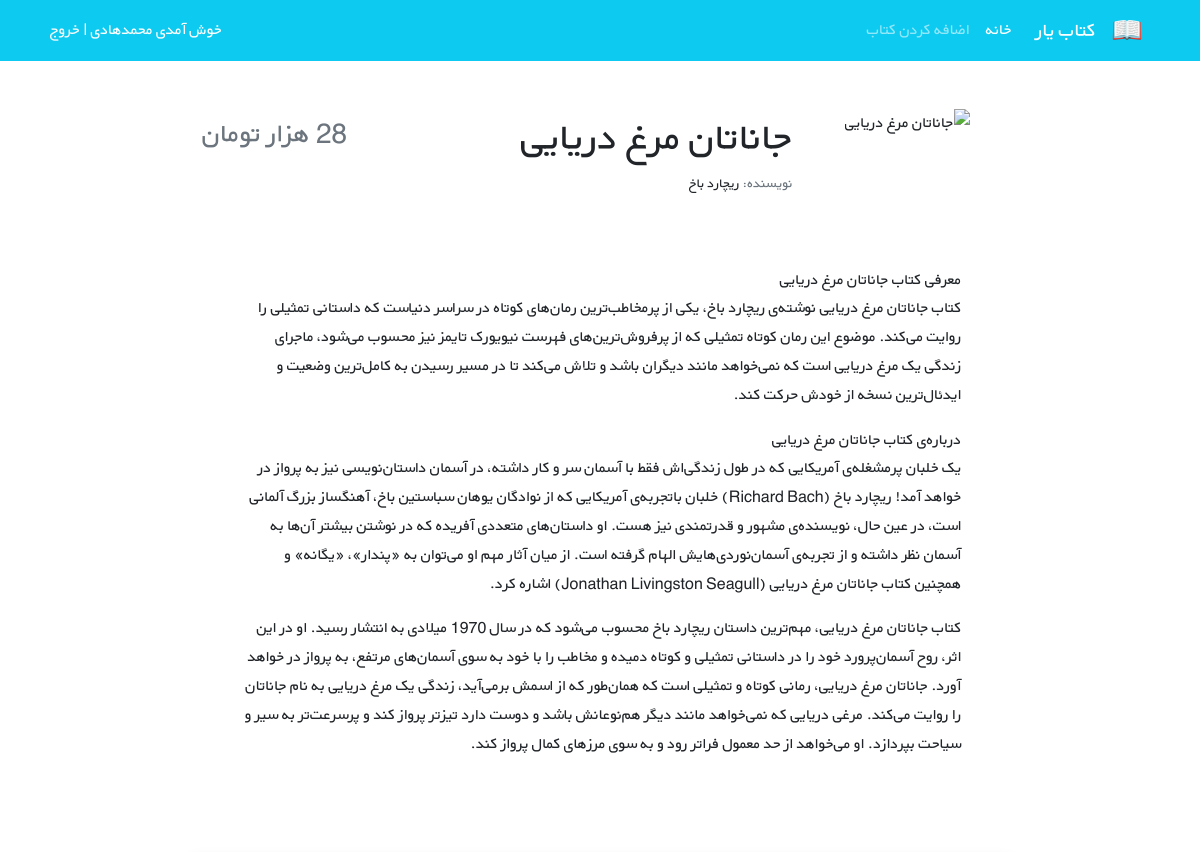
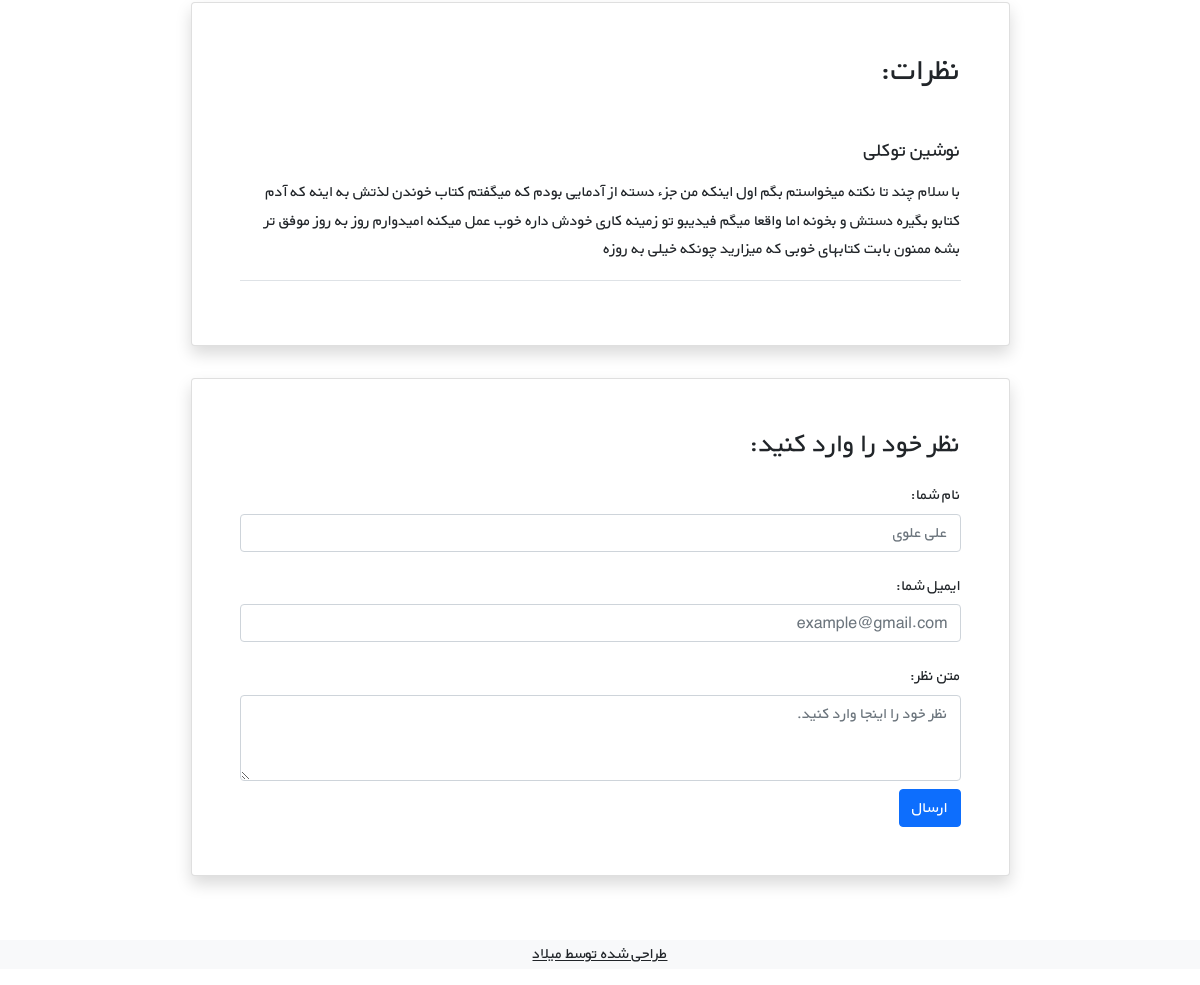
The page /books/2/ on the database its author committed (2 pictures, top to bottom).
### books/models.py (models this page shows, shortened)
class Book(models.Model):
    title = models.CharField(max_length=200)
    author = models.CharField(max_length=200)
    content = models.TextField()
    price = models.IntegerField()

### books/views.py (the view)
# urls.py: path('<int:pk>/', BookDetailView.as_view(), name='book_detail'),
class BookDetailView(generic.DetailView):
    model = Book
    template_name = 'books/book_detail.html'

### books/templates/books/book_detail.html (shortened to what this page needs)
{% extends 'base.html' %}
{% block content %}
    <div class="container mt-5" dir="rtl">
        <div class="">
            <div class="">
                <div class="d-flex justify-content-center">
                    <div class="row w-sm-75 w-100">
                        <div class="col-xs-12 col-md-3 d-flex justify-content-center">
                            <div>
                                <img src="https://newcdn.fidibo.com/images/books/65579_50411_normal.jpg"
                                     class="img-fluid rounded-start" alt="{{ book.title }}">
                            </div>
                        </div>
                        <div class="col-xs-12 col-md-6 text-center text-md-end mt-md-1 mt-4">
                            <h1>{{ book.title }}</h1>
                            <h5 class="small my-1"><span class="text-muted">نویسنده: </span>{{ book.author }}</h5>
                        </div>
                        <div class="col-xs-12 col-md-3 d-flex flex-column">
                            <h3 class="align-self-center pt-2 text-muted align-self-md-end">
                                {{ book.price }} هزار تومان
                            </h3>
                        </div>
                    </div>
                </div>
                <div class="d-flex justify-content-center">
                    <div class="my-3 p-5 w-sm-75 w-100">
                        {{ book.content|linebreaks }}
                    </div>
                </div>
                <div class="d-flex justify-content-center">
                    <div class="card shadow my-3 p-5 w-sm-75 w-100">
                        <h2 class="mb-5">نظرات:</h2>
                        <div class="border-bottom mb-3">
                            <h5 class="mb-3">نوشین توکلی</h5>
                            <p>با سلام چند تا نکته میخواستم بگم اول اینکه من جزء دسته از آدمایی بودم که میگفتم کتاب
                                خوندن لذتش
                                به اینه که آدم کتابو بگیره دستش و بخونه اما واقعا میگم فیدیبو تو زمینه کاری خودش داره
                                خوب عمل
                                میکنه امیدوارم روز به روز موفق تر بشه ممنون بابت کتابهای خوبی که میزارید چونکه خیلی به
                                روزه</p>
                        </div>
                    </div>
                </div>
                <div class="d-flex justify-content-center">
                    <div class="card shadow my-3 p-5 w-sm-75 w-100">
                        <h3>نظر خود را وارد کنید:</h3>
                        <form method="POST">
                            <div class="form-group py-2">
                                <label class="py-1" for="author_name">نام شما:</label>
                                <input type="text" class="form-control" placeholder="علی علوی" name="author_name">
                            </div>
                            <div class="form-group py-2">
                                <label class="py-1" for="email">ایمیل شما:</label>
                                <input type="email" class="form-control" placeholder="example@gmail.com" name="email">
                            </div>
                            <div class="form-group py-2">
                                <label class="py-1" for="comment_text">متن نظر:</label>
                                <textarea class="form-control" name="text" rows="3"
                                          placeholder="نظر خود را اینجا وارد کنید."></textarea>
                            </div>
                            <button type="submit" class="btn btn-primary">ارسال</button>
                        </form>
                    </div>
                </div>
            </div>
        </div>
    </div>
{% endblock %}

### static/css/style.css (style rules this page uses)
* { font-family: 'BYekan', sans-serif; line-height: 1.8rem; }
@media (min-width: 576px) { .w-sm-75 { width: 75%!important; } }

### rows shown on the page
Book: title "جاناتان مرغ دریایی", author "ریچارد باخ", content "معرفی کتاب جاناتان مرغ دریایی کتاب جاناتان مرغ دریایی نوشته‌ی ریچارد باخ، یکی از پرمخاطب‌ترین رمان‌های کوتاه در سراسر دنیاست که داستانی تمثیلی را روایت می‌کند. موضوع این رمان کوتاه تمثیلی که از پرفروش‌ترین‌های فهرست نیویورک تایمز نیز محسوب می‌شود، ماجرای زندگی یک مرغ دریایی است که نمی‌خواهد مانند دیگران باشد و تلاش می‌کند تا در مسیر رسیدن به کامل‌ترین وضعیت و ایدئال‌ترین نسخه از خودش حرکت کند. درباره‌ی کتاب جاناتان مرغ دریایی یک خلبان پرمشغله‌ی آمریکایی که در طول زندگی‌اش فقط با آسمان سر و کار داشته، در آسمان داستان‌نویسی نیز به پرواز در خواهد آمد! ریچارد باخ (Richard Bach) خلبان باتجربه‌ی آمریکایی که از نوادگان یوهان سباستین باخ، آهنگساز بزرگ آلمانی است، در عین حال، نویسنده‌ی مشهور و…"
